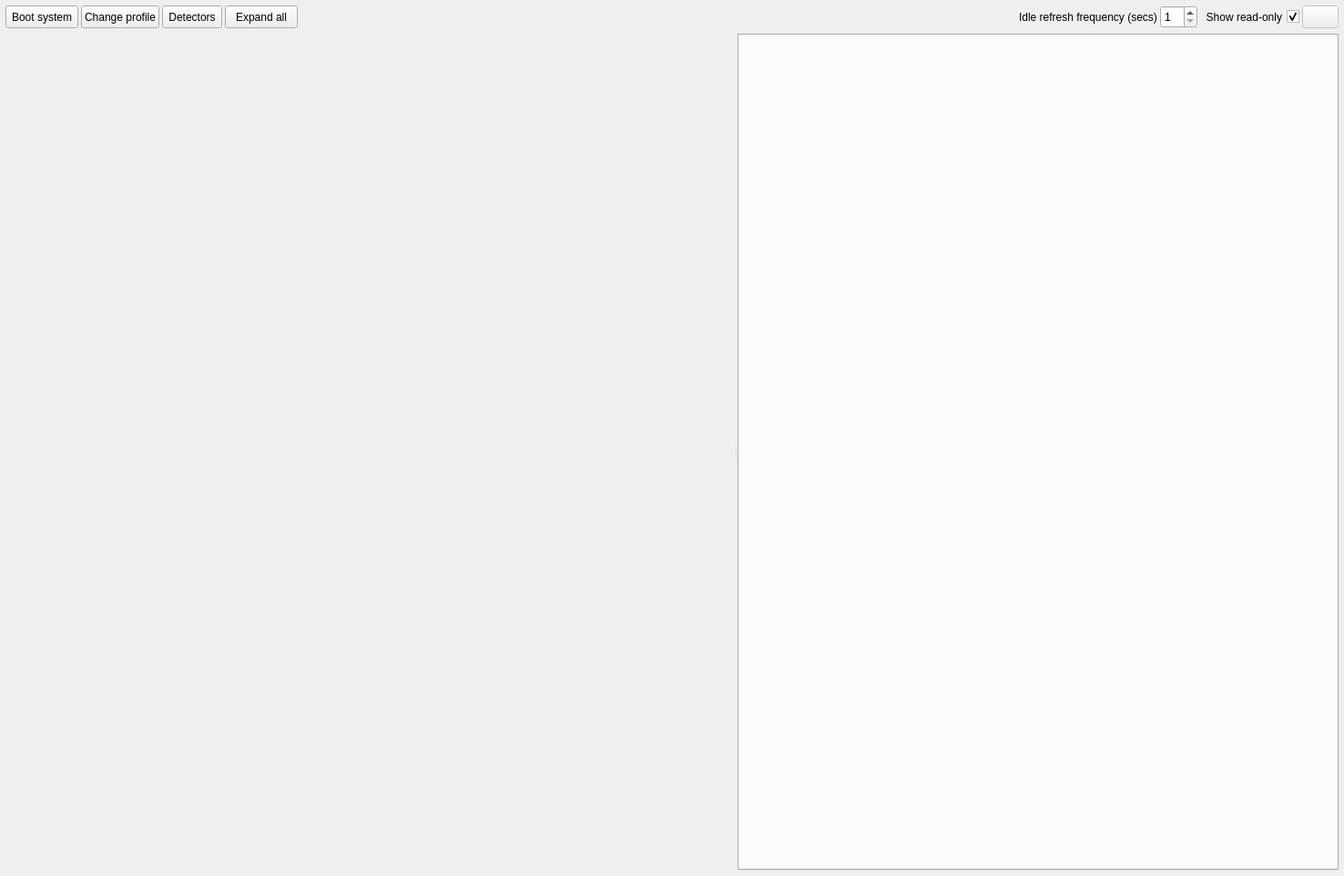
<?xml version="1.0" encoding="UTF-8"?>
<ui version="4.0">
 <class>FormSystemSettings</class>
 <widget class="QWidget" name="FormSystemSettings">
  <property name="geometry">
   <rect>
    <x>0</x>
    <y>0</y>
    <width>1476</width>
    <height>962</height>
   </rect>
  </property>
  <property name="sizePolicy">
   <sizepolicy hsizetype="Expanding" vsizetype="Preferred">
    <horstretch>0</horstretch>
    <verstretch>0</verstretch>
   </sizepolicy>
  </property>
  <property name="windowTitle">
   <string>Start</string>
  </property>
  <layout class="QGridLayout" name="gridLayout">
   <property name="leftMargin">
    <number>6</number>
   </property>
   <property name="topMargin">
    <number>6</number>
   </property>
   <property name="rightMargin">
    <number>6</number>
   </property>
   <property name="bottomMargin">
    <number>6</number>
   </property>
   <item row="0" column="0">
    <layout class="QHBoxLayout" name="horizontalLayout_20">
     <property name="spacing">
      <number>3</number>
     </property>
     <item>
      <widget class="QPushButton" name="bootButton">
       <property name="sizePolicy">
        <sizepolicy hsizetype="Minimum" vsizetype="Fixed">
         <horstretch>0</horstretch>
         <verstretch>0</verstretch>
        </sizepolicy>
       </property>
       <property name="minimumSize">
        <size>
         <width>0</width>
         <height>25</height>
        </size>
       </property>
       <property name="maximumSize">
        <size>
         <width>16777215</width>
         <height>25</height>
        </size>
       </property>
       <property name="text">
        <string>Boot system</string>
       </property>
       <property name="icon">
        <iconset>
         <normaloff>:/icons/boot16.png</normaloff>:/icons/boot16.png</iconset>
       </property>
       <property name="iconSize">
        <size>
         <width>16</width>
         <height>16</height>
        </size>
       </property>
      </widget>
     </item>
     <item>
      <widget class="QPushButton" name="pushChangeProfile">
       <property name="enabled">
        <bool>true</bool>
       </property>
       <property name="minimumSize">
        <size>
         <width>0</width>
         <height>25</height>
        </size>
       </property>
       <property name="maximumSize">
        <size>
         <width>16777215</width>
         <height>25</height>
        </size>
       </property>
       <property name="text">
        <string>Change profile</string>
       </property>
       <property name="icon">
        <iconset resource="resources/qpxres.qrc">
         <normaloff>:/icons/oxy/16/system_switch_user.png</normaloff>:/icons/oxy/16/system_switch_user.png</iconset>
       </property>
      </widget>
     </item>
     <item>
      <widget class="QToolButton" name="toolDetectors">
       <property name="minimumSize">
        <size>
         <width>0</width>
         <height>25</height>
        </size>
       </property>
       <property name="maximumSize">
        <size>
         <width>16777215</width>
         <height>25</height>
        </size>
       </property>
       <property name="text">
        <string>Detectors</string>
       </property>
       <property name="icon">
        <iconset resource="resources/qpxres.qrc">
         <normaloff>:/icons/oxy/16/alacarte.png</normaloff>:/icons/oxy/16/alacarte.png</iconset>
       </property>
       <property name="popupMode">
        <enum>QToolButton::InstantPopup</enum>
       </property>
       <property name="toolButtonStyle">
        <enum>Qt::ToolButtonTextBesideIcon</enum>
       </property>
      </widget>
     </item>
     <item>
      <widget class="QPushButton" name="pushExpandAll">
       <property name="sizePolicy">
        <sizepolicy hsizetype="Minimum" vsizetype="Fixed">
         <horstretch>0</horstretch>
         <verstretch>0</verstretch>
        </sizepolicy>
       </property>
       <property name="minimumSize">
        <size>
         <width>0</width>
         <height>25</height>
        </size>
       </property>
       <property name="maximumSize">
        <size>
         <width>16777215</width>
         <height>25</height>
        </size>
       </property>
       <property name="text">
        <string>Expand all</string>
       </property>
       <property name="icon">
        <iconset>
         <normaloff>:/icons/boot16.png</normaloff>:/icons/boot16.png</iconset>
       </property>
       <property name="iconSize">
        <size>
         <width>16</width>
         <height>16</height>
        </size>
       </property>
      </widget>
     </item>
     <item>
      <widget class="QLabel" name="label">
       <property name="sizePolicy">
        <sizepolicy hsizetype="MinimumExpanding" vsizetype="Preferred">
         <horstretch>0</horstretch>
         <verstretch>0</verstretch>
        </sizepolicy>
       </property>
       <property name="text">
        <string/>
       </property>
      </widget>
     </item>
     <item>
      <widget class="QLabel" name="label_2">
       <property name="minimumSize">
        <size>
         <width>0</width>
         <height>25</height>
        </size>
       </property>
       <property name="maximumSize">
        <size>
         <width>16777215</width>
         <height>25</height>
        </size>
       </property>
       <property name="text">
        <string>Idle refresh frequency (secs)</string>
       </property>
      </widget>
     </item>
     <item>
      <widget class="QSpinBox" name="spinRefreshFrequency">
       <property name="minimumSize">
        <size>
         <width>0</width>
         <height>25</height>
        </size>
       </property>
       <property name="maximumSize">
        <size>
         <width>16777215</width>
         <height>25</height>
        </size>
       </property>
       <property name="minimum">
        <number>1</number>
       </property>
       <property name="maximum">
        <number>10</number>
       </property>
      </widget>
     </item>
     <item>
      <widget class="QCheckBox" name="checkShowRO">
       <property name="sizePolicy">
        <sizepolicy hsizetype="Maximum" vsizetype="Fixed">
         <horstretch>0</horstretch>
         <verstretch>0</verstretch>
        </sizepolicy>
       </property>
       <property name="minimumSize">
        <size>
         <width>0</width>
         <height>25</height>
        </size>
       </property>
       <property name="maximumSize">
        <size>
         <width>16777215</width>
         <height>25</height>
        </size>
       </property>
       <property name="layoutDirection">
        <enum>Qt::RightToLeft</enum>
       </property>
       <property name="text">
        <string>Show read-only</string>
       </property>
       <property name="checked">
        <bool>true</bool>
       </property>
      </widget>
     </item>
     <item>
      <widget class="QPushButton" name="pushSettingsRefresh">
       <property name="enabled">
        <bool>false</bool>
       </property>
       <property name="sizePolicy">
        <sizepolicy hsizetype="Minimum" vsizetype="Fixed">
         <horstretch>0</horstretch>
         <verstretch>0</verstretch>
        </sizepolicy>
       </property>
       <property name="minimumSize">
        <size>
         <width>0</width>
         <height>25</height>
        </size>
       </property>
       <property name="maximumSize">
        <size>
         <width>16777215</width>
         <height>25</height>
        </size>
       </property>
       <property name="toolTip">
        <string>Force refresh</string>
       </property>
       <property name="text">
        <string/>
       </property>
       <property name="icon">
        <iconset resource="resources/qpxres.qrc">
         <normaloff>:/icons/oxy/16/view_refresh.png</normaloff>:/icons/oxy/16/view_refresh.png</iconset>
       </property>
       <property name="iconSize">
        <size>
         <width>16</width>
         <height>16</height>
        </size>
       </property>
      </widget>
     </item>
    </layout>
   </item>
   <item row="1" column="0">
    <widget class="QSplitter" name="splitter">
     <property name="sizePolicy">
      <sizepolicy hsizetype="Expanding" vsizetype="MinimumExpanding">
       <horstretch>0</horstretch>
       <verstretch>0</verstretch>
      </sizepolicy>
     </property>
     <property name="orientation">
      <enum>Qt::Horizontal</enum>
     </property>
     <widget class="FormOscilloscope" name="formOscilloscope" native="true">
      <property name="sizePolicy">
       <sizepolicy hsizetype="Preferred" vsizetype="MinimumExpanding">
        <horstretch>0</horstretch>
        <verstretch>0</verstretch>
       </sizepolicy>
      </property>
      <property name="minimumSize">
       <size>
        <width>0</width>
        <height>0</height>
       </size>
      </property>
      <property name="maximumSize">
       <size>
        <width>800</width>
        <height>16777215</height>
       </size>
      </property>
     </widget>
     <widget class="QTabWidget" name="tabsSettings">
      <property name="sizePolicy">
       <sizepolicy hsizetype="MinimumExpanding" vsizetype="MinimumExpanding">
        <horstretch>0</horstretch>
        <verstretch>0</verstretch>
       </sizepolicy>
      </property>
      <property name="minimumSize">
       <size>
        <width>500</width>
        <height>0</height>
       </size>
      </property>
      <property name="currentIndex">
       <number>-1</number>
      </property>
     </widget>
    </widget>
   </item>
  </layout>
 </widget>
 <customwidgets>
  <customwidget>
   <class>FormOscilloscope</class>
   <extends>QWidget</extends>
   <header>form_oscilloscope.h</header>
   <container>1</container>
  </customwidget>
 </customwidgets>
 <resources>
  <include location="resources/qpxres.qrc"/>
 </resources>
 <connections/>
</ui>
